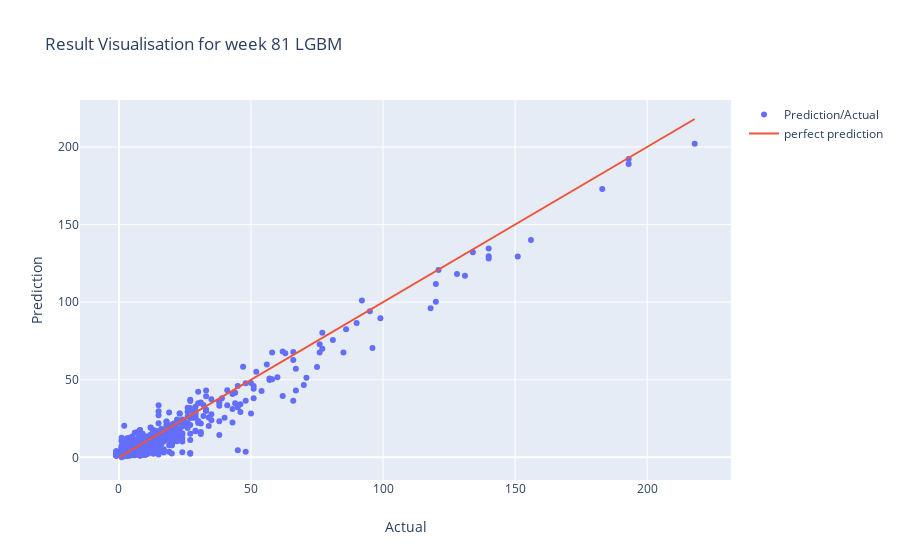

Here is the notebook cell this chart was saved with:
### Code cell
fig = go.Figure()
fig.add_trace(go.Scatter(x=real_valid_81, y=predict_valid_81_sb,
                    mode='markers',
                    name='Prediction/Actual'))
fig.add_trace(go.Scatter(x=np.linspace(0,real_valid_81.max()), y=np.linspace(0,real_valid_81.max()),
                    mode='lines',
                    name='perfect prediction'))

fig.update_layout(
    title="Result Visualisation for week 81 LGBM",
    xaxis_title="Actual",
    yaxis_title="Prediction",
)
fig.show()

### Figure 1 — Plotly figure (JSON) as saved in the notebook; plotly's stock layout.template omitted (floating-point values rounded to 4 significant figures; data arrays with more than 128 entries replaced by an {"elided": "..."} marker saying what was removed)
{"data": [{"mode": "markers", "name": "Prediction/Actual", "type": "scatter", "x": {"elided": "1896 int values"}, "y": {"elided": "1896 float values"}}, {"mode": "lines", "name": "perfect prediction", "type": "scatter", "x": [0, 4.449, 8.898, 13.35, 17.8, 22.24, 26.69, 31.14, 35.59, 40.04, 44.49, 48.94, 53.39, 57.84, 62.29, 66.73, 71.18, 75.63, 80.08, 84.53, 88.98, 93.43, 97.88, 102.3, 106.8, 111.2, 115.7, 120.1, 124.6, 129.0, 133.5, 137.9, 142.4, 146.8, 151.3, 155.7, 160.2, 164.6, 169.1, 173.5, 178.0, 182.4, 186.9, 191.3, 195.8, 200.2, 204.7, 209.1, 213.6, 218], "y": [0, 4.449, 8.898, 13.35, 17.8, 22.24, 26.69, 31.14, 35.59, 40.04, 44.49, 48.94, 53.39, 57.84, 62.29, 66.73, 71.18, 75.63, 80.08, 84.53, 88.98, 93.43, 97.88, 102.3, 106.8, 111.2, 115.7, 120.1, 124.6, 129.0, 133.5, 137.9, 142.4, 146.8, 151.3, 155.7, 160.2, 164.6, 169.1, 173.5, 178.0, 182.4, 186.9, 191.3, 195.8, 200.2, 204.7, 209.1, 213.6, 218]}], "layout": {"title": {"text": "Result Visualisation for week 81 LGBM"}, "xaxis": {"title": {"text": "Actual"}}, "yaxis": {"title": {"text": "Prediction"}}}}
